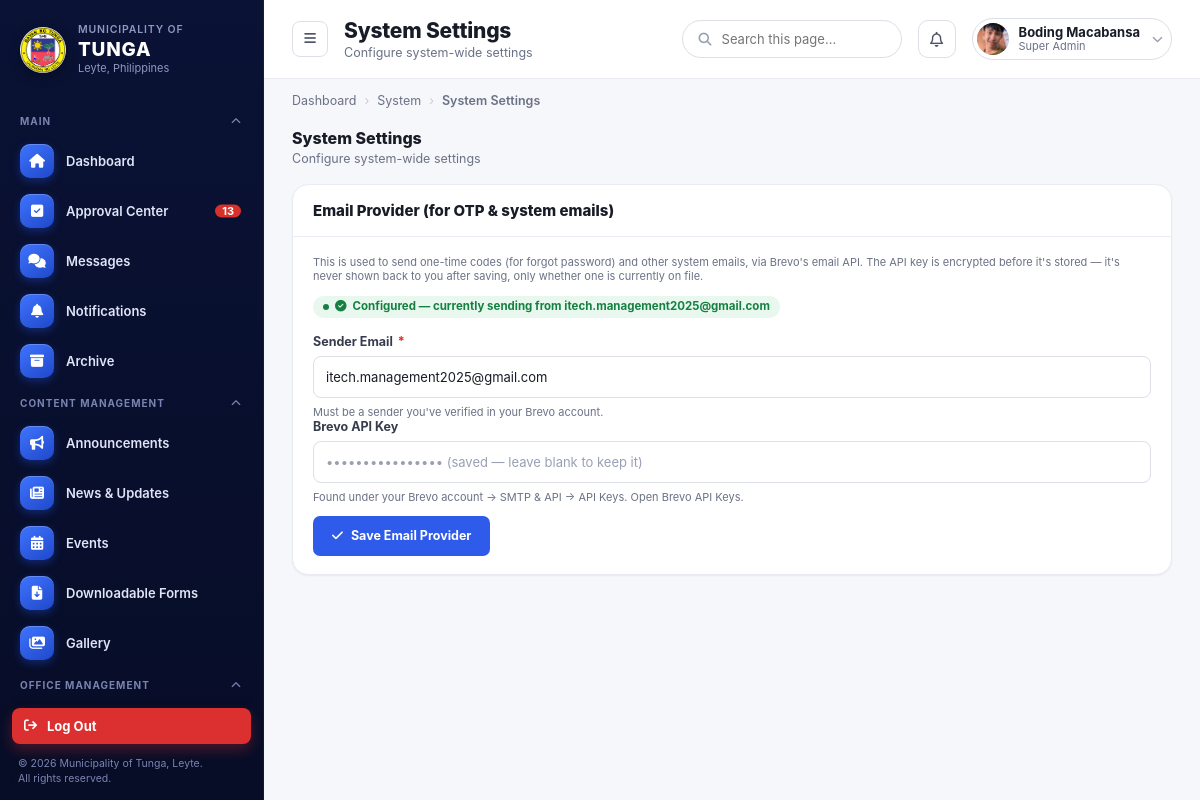
The app's page /super-admin/Admin-System-Settings/ (signed in) with its own data.
### admin_dashboard/models.py (models this page shows, shortened)
class SiteContactInfo(models.Model):
    DEFAULT_TAGLINE = "Abtik na serbisyo, masulong na bungto."
    phone = models.CharField(max_length=50, blank=True)
    phone_local = models.CharField(max_length=50, blank=True)
    email = models.EmailField(blank=True)
    email_secondary = models.EmailField(blank=True)
    address = models.CharField(max_length=255, blank=True)
    facebook_name = models.CharField(max_length=150, blank=True)
    facebook_url = models.URLField(blank=True)
    office_hours = models.CharField(max_length=150, blank=True)
    logo = models.ImageField(upload_to="site/", blank=True, null=True)
    hero_banner = models.ImageField(upload_to="site/", blank=True, null=True)
    site_tagline = models.CharField(max_length=120, default=DEFAULT_TAGLINE, blank=True)
    ticker_interval_seconds = models.PositiveIntegerField(default=2)
    news_slider_seconds = models.PositiveIntegerField(default=6)
    DEFAULT_MAP_LAT = 11.2483
    DEFAULT_MAP_LNG = 124.7524
    map_place_name = models.CharField(max_length=120, blank=True, default="Municipal Hall of Tunga")
    map_latitude = models.FloatField(null=True, blank=True)
    map_longitude = models.FloatField(null=True, blank=True)
    DEFAULT_MAINTENANCE_MESSAGE = ("We're currently performing scheduled maintenance on our website. "
                                   "Please check back shortly. For urgent concerns, please contact the Municipal Hall.")
    maintenance_mode = models.BooleanField(default=False)
    maintenance_message = models.TextField(blank=True, default=DEFAULT_MAINTENANCE_MESSAGE)
    maintenance_until = models.DateTimeField(null=True, blank=True)   # turns itself off at this time
    DEFAULT_SEO_TITLE = "Municipality of Tunga, Leyte — Official Website"
    DEFAULT_SEO_DESCRIPTION = "Official website of the LGU of Tunga, Leyte: announcements, news, events, downloadable forms and contact details of all municipal offices."
    seo_title = models.CharField(max_length=70, blank=True, default=DEFAULT_SEO_TITLE)
    seo_description = models.CharField(max_length=300, blank=True, default=DEFAULT_SEO_DESCRIPTION)
    share_image = models.ImageField(upload_to="site/", blank=True, null=True)   # Facebook / Messenger preview picture
    search_console_code = models.CharField(max_length=120, blank=True)       # Google Search Console verification
    allow_indexing = models.BooleanField(default=True)                         # off = hide the site from Google
    social_facebook = models.URLField(blank=True)
    social_twitter = models.URLField(blank=True)
    social_instagram = models.URLField(blank=True)
    social_youtube = models.URLField(blank=True)
    show_facebook_footer = models.BooleanField(default=True)
    show_twitter_footer = models.BooleanField(default=True)
    show_instagram_footer = models.BooleanField(default=True)
    show_youtube_footer = models.BooleanField(default=True)
    last_updated = models.DateTimeField(auto_now=True)
    class Meta:
        verbose_name = "Site Contact Information"
        verbose_name_plural = "Site Contact Information"
    @classmethod
    def get_solo(cls):
        obj, _ = cls.objects.get_or_create(pk=1, defaults={
            'phone': '(053) 456 789',
            'phone_local': 'Local 100',
            'email': 'tunga@gmail.com',
            'email_secondary': 'info@tunga.gov.ph',
            'address': '2nd Floor, Municipal Hall, Tunga, Leyte',
            'facebook_name': 'Municipality of Tunga - Official',
            'office_hours': 'Monday – Friday, 8:00 AM – 5:00 PM',
        })
        return obj

class SuperAdmin(models.Model):
    user = models.OneToOneField(User, on_delete=models.CASCADE, related_name="super_admin")
    mobile_number = models.CharField(max_length=20, blank=True)
    photo = models.ImageField(upload_to="super_admin_photos/", blank=True, null=True)
    created_at = models.DateTimeField(auto_now_add=True)

class EmailProviderSettings(models.Model):
    email_address = models.EmailField(blank=True, help_text="The verified sender email in Brevo")
    app_password_encrypted = models.TextField(blank=True)  # unused since the switch to Brevo — kept to avoid a destructive migration
    api_key_encrypted = models.TextField(blank=True)
    is_configured = models.BooleanField(default=False)
    last_updated = models.DateTimeField(auto_now=True)
    class Meta:
        verbose_name = "Email Provider Settings"
        verbose_name_plural = "Email Provider Settings"
    @classmethod
    def get_solo(cls):
        obj, _ = cls.objects.get_or_create(pk=1)
        return obj

### admin_dashboard/views.py (the view, shortened to what this page needs)
# urls.py: path('Admin-System-Settings/', views.admin_system_setting, name='ad_system_settings'),
@super_admin_required
def admin_system_setting(request):
    email_settings = EmailProviderSettings.get_solo()
    return render(request, "admin_dashboard/super-admin-system-settings.html", {
        "email_settings": email_settings,
    })

### templates/admin_dashboard/super-admin-system-settings.html (shortened to what this page needs)
{% extends "super-admin-base.html" %}
{% load static %}
{% block body_page %}system-settings{% endblock %}
{% block page_title %}System Settings{% endblock %}
{% block page_subtitle %}Configure system-wide settings{% endblock %}
{% block breadcrumbs %}<span>Dashboard</span><span class="sep">›</span><span>System</span><span class="sep">›</span><span class="current">System Settings</span>{% endblock %}
{% block content %}
      <div style="margin-bottom:18px;">
        <h2 style="margin:0;font-size:16px;font-weight:800;color:var(--gray-900);">System Settings</h2>
        <p style="margin:3px 0 0;font-size:12.5px;color:var(--gray-500);">Configure system-wide settings</p>
      </div>
      <section class="panel">
        <div class="panel-header">
          <h2>Email Provider (for OTP &amp; system emails)</h2>
        </div>
        <div class="panel-body">
          <p class="form-help" style="margin-top:0;">
            This is used to send one-time codes (for forgot password) and other system emails, via Brevo's email API.
            The API key is encrypted before it's stored — it's never shown back to you after saving, only whether one is currently on file.
          </p>
          {% if email_settings.is_configured %}
            <div class="badge badge-green" style="margin-bottom:16px;"><i class="fa-solid fa-circle-check"></i> Configured — currently sending from {{ email_settings.email_address }}</div>
          {% else %}
            <div class="badge badge-amber" style="margin-bottom:16px;"><i class="fa-solid fa-triangle-exclamation"></i> Not configured yet — OTP emails will not send until this is set up</div>
          {% endif %}
          <form method="post">
            <div class="form-group">
              <label class="form-label">Sender Email <span class="req">*</span></label>
              <input class="form-input" type="email" name="email_address" value="{{ email_settings.email_address }}" placeholder="e.g. tungalgu.webapps@gmail.com" required>
              <span class="form-help">Must be a sender you've verified in your Brevo account.</span>
            </div>
            <div class="form-group">
              <label class="form-label">Brevo API Key {% if not email_settings.api_key_encrypted %}<span class="req">*</span>{% endif %}</label>
              <input class="form-input" type="password" name="api_key" autocomplete="new-password" placeholder="{% if email_settings.api_key_encrypted %}•••••••••••••••• (saved — leave blank to keep it){% else %}Paste your Brevo API key here{% endif %}">
              <span class="form-help">Found under your Brevo account → SMTP &amp; API → API Keys. <a href="https://app.brevo.com/settings/keys/api" target="_blank" rel="noopener">Open Brevo API Keys</a>.</span>
            </div>
            <div class="modal-actions" style="justify-content:flex-start;border-top:none;padding-top:4px;">
              <button type="submit" class="btn btn-primary"><i class="fa-solid fa-check"></i> Save Email Provider</button>
            </div>
          </form>
        </div>
      </section>
{% endblock %}

### templates/super-admin-base.html (shortened to what this page needs)
{% load static message_tags admin_notif %}
<!DOCTYPE html>
<html lang="en">
<head>
<link rel="stylesheet" href="{% static 'css/super_admin_style.css' %}">
<link rel="stylesheet" href="https://cdnjs.cloudflare.com/ajax/libs/font-awesome/6.5.1/css/all.min.css">
</head>
<body data-page="{% block body_page %}dashboard{% endblock %}" data-logout-url="{% url 'logout' %}" data-account-url="{% url 'admin_dashboard:admin_account' %}" data-changepass-url="{% url 'admin_dashboard:admin_change_pass' %}">
<div class="app-shell">
  <aside class="sidebar sidebar--sa" id="sidebar">
    <div class="sidebar-brand">
      <img src="{% if site_contact.logo %}{{ site_contact.logo.url }}{% else %}{% static 'images/tunga_leyte_logo.png' %}{% endif %}" alt="Municipality of Tunga" class="sidebar-logo">
      <div class="sidebar-brand-text">
        <div class="muni">Municipality of</div>
        <div class="name">TUNGA</div>
        <div class="place">Leyte, Philippines</div>
      </div>
    </div>
    <ul>
      <li class="nav-section-title">Main</li>
      {% url 'admin_dashboard:admin_dash' as dash_url %}
      <li class="nav-item{% if request.path == dash_url %} active{% endif %}"><a href="{{ dash_url }}" style="display:flex;align-items:center;gap:11px;width:100%;color:inherit;"><span class="glyph"><i class="fa-solid fa-house"></i></span> Dashboard</a></li>
      {% url 'admin_dashboard:approval_center' as approval_url %}
      <li class="nav-item{% if request.path == approval_url %} active{% endif %}">{% pending_approvals as approvals_waiting %}<a href="{{ approval_url }}" style="display:flex;align-items:center;gap:11px;width:100%;color:inherit;"><span class="glyph"><i class="fa-solid fa-square-check"></i></span> Approval Center</a>{% if approvals_waiting > 0 %} <span class="badge" title="{{ approvals_waiting }} waiting for your approval">{% if approvals_waiting > 99 %}99+{% else %}{{ approvals_waiting }}{% endif %}</span>{% endif %}</li>
      {% url 'admin_dashboard:ad_messages' as messages_url %}
      {% unread_messages request as msg_unread %}
      <li class="nav-item"><a href="{{ messages_url }}" style="display:flex;align-items:center;gap:11px;width:100%;color:inherit;"><span class="glyph"><i class="fa-solid fa-comments"></i></span> Messages</a></li>
      {% url 'admin_dashboard:ad_notifications' as notifs_url %}
      {% admin_notifications as notif %}
      <li class="nav-item"><a href="{{ notifs_url }}" style="display:flex;align-items:center;gap:11px;width:100%;color:inherit;"><span class="glyph"><i class="fa-solid fa-bell"></i></span> Notifications</a></li>
      {% url 'admin_dashboard:ad_archive' as archive_url %}
      <li class="nav-item{% if request.path == archive_url %} active{% endif %}"><a href="{{ archive_url }}" style="display:flex;align-items:center;gap:11px;width:100%;color:inherit;"><span class="glyph"><i class="fa-solid fa-box-archive"></i></span> Archive</a></li>
    </ul>
    <ul>
      <li class="nav-section-title">Content Management</li>
      {% url 'admin_dashboard:ad_announcement' as announce_url %}
      <li class="nav-item{% if request.path == announce_url %} active{% endif %}"><a href="{{ announce_url }}" style="display:flex;align-items:center;gap:11px;width:100%;color:inherit;"><span class="glyph"><i class="fa-solid fa-bullhorn"></i></span> Announcements</a></li>
      {% url 'admin_dashboard:ad_news_update' as news_url %}
      <li class="nav-item{% if request.path == news_url %} active{% endif %}"><a href="{{ news_url }}" style="display:flex;align-items:center;gap:11px;width:100%;color:inherit;"><span class="glyph"><i class="fa-solid fa-newspaper"></i></span> News &amp; Updates</a></li>
      {% url 'admin_dashboard:ad_events' as events_url %}
      <li class="nav-item{% if request.path == events_url %} active{% endif %}"><a href="{{ events_url }}" style="display:flex;align-items:center;gap:11px;width:100%;color:inherit;"><span class="glyph"><i class="fa-solid fa-calendar-days"></i></span> Events</a></li>
      {% url 'admin_dashboard:ad_forms' as forms_url %}
      <li class="nav-item{% if request.path == forms_url %} active{% endif %}"><a href="{{ forms_url }}" style="display:flex;align-items:center;gap:11px;width:100%;color:inherit;"><span class="glyph"><i class="fa-solid fa-file-arrow-down"></i></span> Downloadable Forms</a></li>
      {% url 'admin_dashboard:ad_gallery' as gallery_url %}
      <li class="nav-item{% if request.path == gallery_url %} active{% endif %}"><a href="{{ gallery_url }}" style="display:flex;align-items:center;gap:11px;width:100%;color:inherit;"><span class="glyph"><i class="fa-solid fa-images"></i></span> Gallery</a></li>
    </ul>
    <ul>
      <li class="nav-section-title">Office Management</li>
      {% url 'admin_dashboard:ad_offices' as offices_url %}
      <li class="nav-item"><a href="{{ offices_url }}" style="display:flex;align-items:center;gap:11px;width:100%;color:inherit;"><span class="glyph"></span> </a></li>
      {% url 'admin_dashboard:ad_office_rep' as office_rep_url %}
      <li class="nav-item{% if request.path == office_rep_url %} active{% endif %}"><a href="{{ office_rep_url }}" style="display:flex;align-items:center;gap:11px;width:100%;color:inherit;"><span class="glyph"><i class="fa-solid fa-address-book"></i></span> Office Representatives</a></li>
      {% url 'admin_dashboard:ad_services' as services_url %}
      {% url 'admin_dashboard:ad_org_chart' as org_chart_url %}
    </ul>
      {% url 'admin_dashboard:ad_users' as users_url %}
      {% url 'admin_dashboard:ad_roles' as roles_url %}
      {% url 'admin_dashboard:ad_homepage' as homepage_url %}
      {% url 'admin_dashboard:ad_about_page' as about_page_url %}
      {% url 'admin_dashboard:ad_map' as map_url %}
      {% url 'admin_dashboard:ad_emergency_contact' as emergency_url %}
      {% url 'admin_dashboard:ad_web_setting' as websettings_url %}
      {% url 'admin_dashboard:admin_account' as admin_account_url %}
      {% url 'admin_dashboard:admin_change_pass' as admin_changepass_url %}
      {% url 'admin_dashboard:ad_analytics' as analytics_url %}
      {% url 'admin_dashboard:ad_activity_log' as activitylog_url %}
      {% url 'admin_dashboard:ad_backup' as backup_url %}
      {% url 'admin_dashboard:ad_system_settings' as systemsettings_url %}
    <div class="sidebar-footer">
      <a href="{% url 'logout' %}" class="sidebar-logout" style="color:inherit;text-decoration:none;"><i class="fa-solid fa-arrow-right-from-bracket"></i> Log Out</a>
      <div class="sidebar-copy">&copy; 2026 Municipality of Tunga, Leyte.<br>All rights reserved.</div>
    </div>
  </aside>
  <div class="main">
    <header class="topbar">
      <div class="topbar-left">
        <button class="menu-btn" onclick="document.getElementById('sidebar').classList.toggle('open')"><i class="fa-solid fa-bars"></i></button>
        <div class="page-heading">
          <h1>{% block page_title %}Dashboard{% endblock %}</h1>
          <p>{% block page_subtitle %}Overview of municipal office activity{% endblock %}</p>
        </div>
      </div>
      <div class="topbar-right">
        <label class="field search" id="topbarSearchField" style="display:flex;align-items:center;gap:8px;width:220px;border-radius:999px;padding:9px 16px;color:var(--gray-400);"><i class="fa-solid fa-magnifying-glass"></i><input type="text" id="topbarSearchInput" placeholder="Search this page..." aria-label="Search this page" aria-controls="pageSearchResults" style="border:0;outline:0;flex:1;min-width:0;font:inherit;background:transparent;color:var(--gray-800);"></label>
        <div class="admin-notif" id="adminNotif">
          <button type="button" class="icon-button" id="adminBellBtn" aria-label="Notifications" aria-haspopup="true" aria-expanded="false"><i class="fa-regular fa-bell"></i></button>
        </div>
        <div class="user-chip">
          <img src="{% if request.user.super_admin.photo %}{{ request.user.super_admin.photo.url }}{% else %}{% static 'images/icon/profile_logo.jpeg' %}{% endif %}" alt="">
          <div class="who"><div class="name">{{ request.user.get_full_name|default:request.user.username }}</div><div class="role">Super Admin</div></div>
          <i class="fa-solid fa-chevron-down chev"></i>
        </div>
      </div>
    </header>
    <nav class="breadcrumbs">
      {% block breadcrumbs %}<span class="current">Dashboard</span>{% endblock %}
    </nav>
    <main class="content">
      {% block content %}{% endblock %}
    </main>
  </div>
</div>
</body>
</html>

### records on screen
SiteContactInfo: logo (picture)
EmailProviderSettings: email_address "itech.management2025@gmail.com"

### other values on screen
{{ approvals_waiting }} "13"
{{ request.user.get_full_name|default:request.user.username }} "Boding Macabansa"
